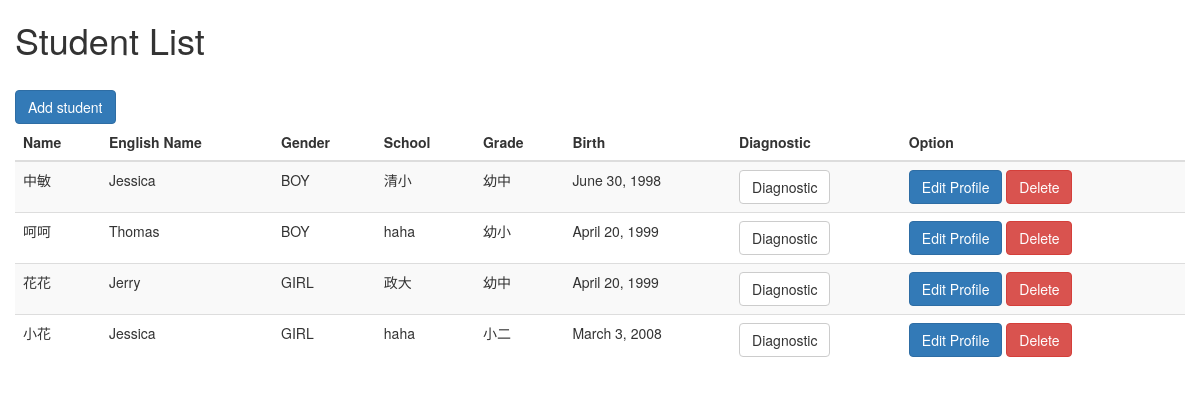
The page /students/ on the database its author committed.
### students/models.py (models this page shows, shortened)
class Student(models.Model):
    name = models.CharField(max_length=50, blank=False)
    birth_date = models.DateField('birthday', blank=False)
    BOY = 'BOY'
    GIRL = 'GIRL'
    GENDER_CHOICES = (
        (BOY, 'Boy'),
        (GIRL, 'Girl'),
    )
    gender = models.CharField(
        max_length=5,
        choices=GENDER_CHOICES,
        default=BOY,
        blank=False,
    )
    current_school_name = models.CharField(max_length=50)
    KINDER1 = '幼末'
    KINDER2 = '幼小'
    KINDER3 = '幼中'
    KINDER4 = '幼大'
    PRIMARY1 = '小一'
    PRIMARY2 = '小二'
    YEAR_IN_SCHOOL_CHOICES = (
        (KINDER1, '幼末'),
        (KINDER2, '幼小'),
        (KINDER3, '幼中'),
        (KINDER4, '幼大'),
        (PRIMARY1, '小一'),
        (PRIMARY2, '小二'),
    )
    current_school_grade = models.CharField(
        max_length=2,
        choices=YEAR_IN_SCHOOL_CHOICES,
        default=KINDER1,
        blank=False,
    )
    name_en = models.CharField(max_length=50)

### students/views.py (the view)
# urls.py: path('', views.index, name='index'),
def index(request):
    students = Student.objects.all
    context = {'students': students}
    return render(request, 'students/index.html', context)

### students/templates/students/index.html (shortened to what this page needs)
{% load bootstrap %}
{% load staticfiles %}
<!DOCTYPE html>
<html lang="en">
<head>
    <link rel="stylesheet" type="text/css" href="{% static 'students/bootstrap-3.3.7-dist/css/bootstrap.min.css' %}"/>
    <link href="//cdn.bootcss.com/bootstrap/3.3.7/css/bootstrap.min.css" rel="stylesheet">
    <link href="//cdn.bootcss.com/bootstrap-datetimepicker/4.17.44/css/bootstrap-datetimepicker.min.css" rel="stylesheet">
</head>
<body>
     <div class="container">
        <div class="row">
            <h1>Student List</h1>
            <br>
            <a href="{% url 'students:create_student' %}" class="btn btn-primary">Add student</a>
            <br>
            <table class="table table-striped">
                <thead>
                    <tr>
                        <th>Name</th>
                        <th>English Name</th>
                        <th>Gender</th>
                        <th>School</th>
                        <th>Grade</th>
                        <th>Birth</th>
                        <th>Diagnostic</th>
                        <th>Option</th>
                    </tr>
                </thead>
                <tbody>
                    {% for student in students %}
                    <tr>
                        <td>{{ student.name }}</td>
                        <td>{{ student.name_en }}</td>
                        <td>{{ student.gender }}</td>
                        <td>{{ student.current_school_name}}</td>
                        <td>{{ student.current_school_grade}}</td>
                        <td>{{ student.birth_date }}</td>
                        <td>
                            <a href="{% url 'students:diagnostics' student.id %}" class="btn btn-default">Diagnostic</a>
                        </td>
                        <td>
                            <a href="{% url 'students:update_student' student.id %}" class="btn btn-primary">Edit Profile</a>
                            <a href="{% url 'students:delete_student' student.id %}" class="btn btn-danger">Delete</a>
                        </td>
                    </tr>
                    {% endfor %}
                </tbody>
            </table>
        </div>
    </div>
</body>
</html>

### rows shown on the page
Student: name "中敏", name_en "Jessica", gender "BOY", current_school_name "清小", current_school_grade "幼中", birth_date "June 30, 1998"
Student: name "呵呵", name_en "Thomas", gender "BOY", current_school_name "haha", current_school_grade "幼小", birth_date "April 20, 1999"
Student: name "花花", name_en "Jerry", gender "GIRL", current_school_name "政大", current_school_grade "幼中", birth_date "April 20, 1999"
Student: name "小花", name_en "Jessica", gender "GIRL", current_school_name "haha", current_school_grade "小二", birth_date "March 3, 2008"
